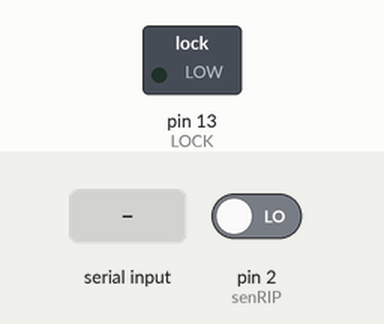
A sketch run on a simulated Arduino Uno, built with avr-gcc and run on an emulated ATmega328P. Parts: switched loads named in the sketch (green lamp = pin HIGH). The test bench sets the inputs (shaded band); at power-on: pin 2 (senRIP) LOW.

Above: at 1.2 s.
1.3 s: "1" received over Serial
At 2.3 s:
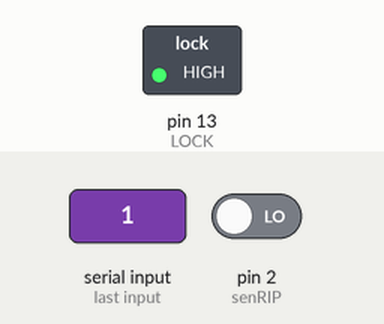
2.8 s: "2" received over Serial
At 3.4 s:
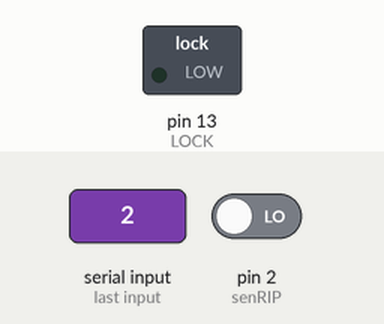
Timing chart, 0 to 5.8 s (numbered marks = the images above; inputs shaded):
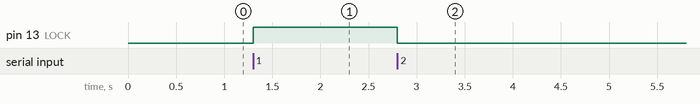

Measured:
- after the input at 1.3 s, pin 13 (LOCK): LOW → HIGH at once
- after the input at 2.8 s, pin 13 (LOCK): HIGH → LOW at once

The sketch:

progtest2.ino
```cpp
#define LOCK LED_BUILTIN
#define senRIP 2

int senRIP_state = 0;
int senRIP_stored = 0;
int connectionState = 0;

unsigned long previousTime;
unsigned long timeNow;
unsigned long DelayTime = 5000;
char dataTransmit = 0b00000000;

void setup() {
  pinMode(LOCK, OUTPUT);
  pinMode(senRIP, INPUT);
  Serial.begin(9600);
}

int sensorDelay(){
  if(senRIP_state == 1){
    if(timeNow - previousTime > DelayTime){
      return 1;
    }else{
      return 0;
    }
  }else{
    return 1;
  }
}
void readSensorInput(){
  int delayChecker = sensorDelay();
  if (delayChecker == 1){
    int current_senRIP_state = digitalRead(senRIP);
    if(current_senRIP_state == HIGH){
      if(senRIP_state == 0){
        senRIP_state = 1;
        dataTransmit = dataTransmit | 0b00000010;
        senRIP_stored = 1;
      }
      previousTime = millis();
    }else{
      if(senRIP_state == 1){
        senRIP_state = 0;
        dataTransmit = dataTransmit & 0b11111101;
      }

    }
  }
}

void readUserInput(){
    if(Serial.available()>0)
   {
      char data= Serial.read();
      switch(data)
      {
        case '1':
        {
        digitalWrite(LOCK, HIGH);
        dataTransmit = dataTransmit | 0b00000001;
        break;
        }
        case '2':
        {
        digitalWrite(LOCK, LOW);
        dataTransmit = dataTransmit & 0b11111110;
        break;
        }
        case '3':
        {
          senRIP_state == 0;
        }
        case '4':
        {
          Serial.println(dataTransmit, HEX);
        }
        default : break;
      }
    }
}

void loop() {
  timeNow = millis();
  readUserInput();
  readSensorInput();
  }
```
